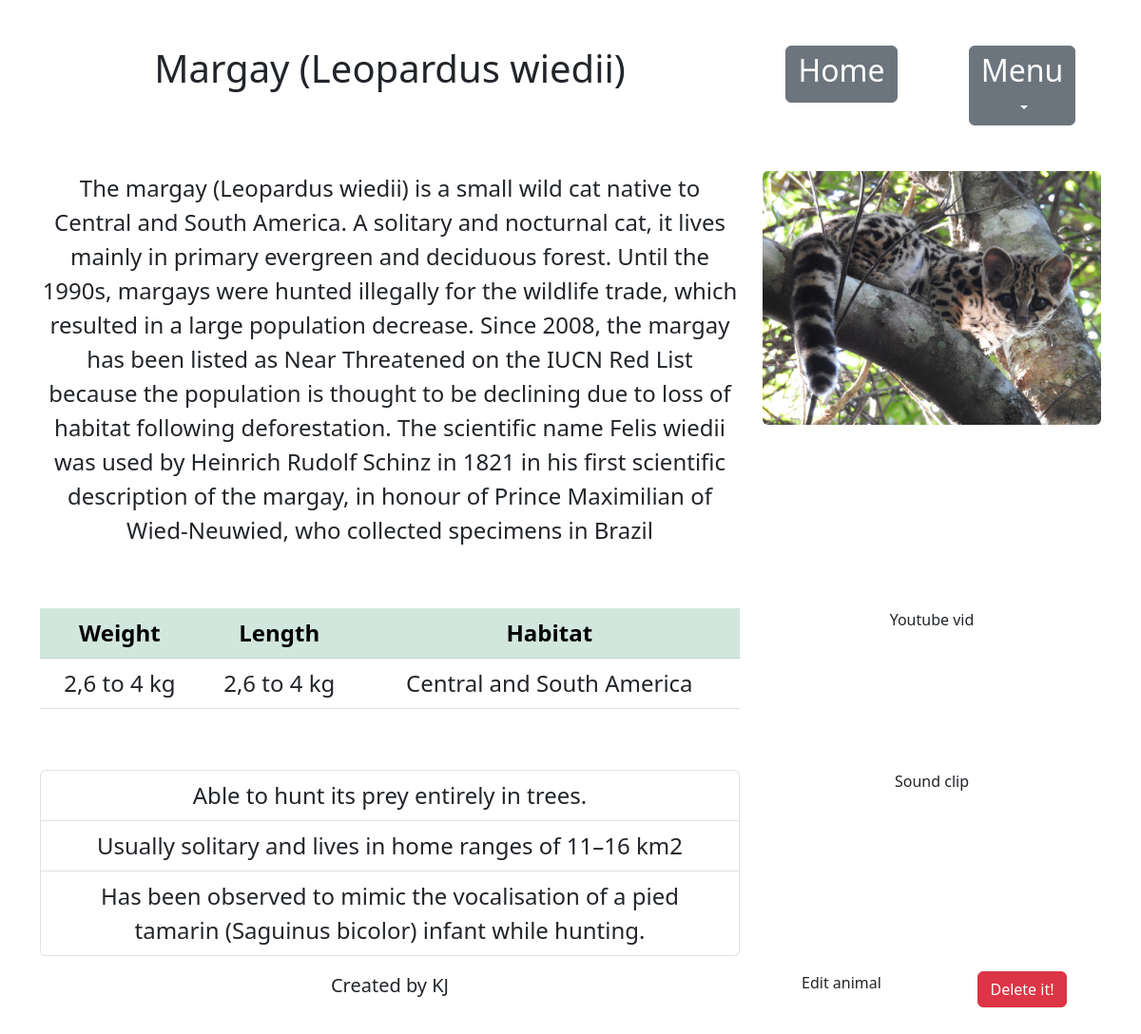
The page /animal/2/ on the database its author committed.
### archives/models.py (models this page shows)
class Animal(models.Model):
    SHORT_TXT = 128
    TXT = 256
    animal_name = models.CharField(
        blank=False,
        null=False,
        max_length=SHORT_TXT
    )
    animal_description = models.TextField(
        blank=False,
        null=False,
        max_length=2560
    )
    animal_weight = models.CharField(
        blank=False,
        null=False,
        max_length=SHORT_TXT
    )
    animal_length = models.CharField(blank=False, null=False, max_length=SHORT_TXT)
    animal_habitat = models.CharField(blank=False, null=False, max_length=SHORT_TXT)
    animal_fact1 = models.CharField(blank=True, null=True, max_length=TXT)
    animal_fact2 = models.CharField(blank=True, null=True, max_length=TXT)
    animal_fact3 = models.CharField(blank=True, null=True, max_length=TXT)
    animal_sound = models.CharField(blank=True, null=True, max_length=SHORT_TXT)
    animal_image1 = models.ImageField(blank=True, null=True, upload_to='')

### archives/views.py (the view)
# urls.py: path('animal/<int:animal_id>/', get_animal, name='get-animal'),
def get_animal(request, animal_id):
    try:
        animal = Animal.objects.get(id=animal_id)
    except Animal.DoesNotExist:
        raise Http404('Lost, ehh?')
    context = {
        'animal': animal
    }
    return render(request, 'animal.html', context)

### archives/templates/animal.html (shortened to what this page needs)
<!DOCTYPE html>
<html lang="en">
<head>
    <link rel="stylesheet/text" href="static/styles/style.css" type="text/css">
    <link href="https://cdn.jsdelivr.net/npm/bootstrap@5.3.0-alpha3/dist/css/bootstrap.min.css" rel="stylesheet"
>
</head>
<body>
<div class="container text-center">
    <div class="row mb-5 mt-5">
        <div class="col-8">
            <h1>{{ animal.animal_name }}</h1>
        </div>
        <div class="col-2">
            <a href="{% url 'all-animals' %}" class="btn btn-secondary"><h2>Home</h2></a>
        </div>
        <div class="col-2">
            <div class="dropdown pointer">
                <a class="btn btn-secondary dropdown-toggle" role="button" id="dropdownMenuLink"
                   data-bs-toggle="dropdown" aria-expanded="false">
                    <h2>Menu</h2>
                </a>
            </div>
        </div>
    </div>
</div>
<div class="container text-center mb-3">
    <div class="row mb-5">
        <div class="col-8">
            <p class="fs-4">{{ animal.animal_description }}</p>
        </div>
        <div class="col-4">
            <img class="card-img-top rounded" src="{{ animal.animal_image1.url }}" alt="{{ animal.animal_name }}">
        </div>
    </div>
    <div class="row mb-5">
        <div class="col-8">
            <table class="table fs-4">
                <thead>
                <tr class="table-success">
                    <th scope="col">Weight</th>
                    <th scope="col">Length</th>
                    <th scope="col">Habitat</th>
                </tr>
                </thead>
                <tbody>
                <tr>
                    <td>{{ animal.animal_weight }}</td>
                    <td>{{ animal.animal_length }}</td>
                    <td>{{ animal.animal_habitat }}</td>
                </tr>
                </tbody>
            </table>
        </div>
        <div class="col-4">
            Youtube vid
        </div>
    </div>
    <div class="row">
        <div class="col-8 fs-4">
            <ul class="list-group radiolist align-right">
                {% if animal.animal_fact1 %}
                    <li class="list-group-item">{{ animal.animal_fact1 }}</li>
                {% endif %}
                {% if animal.animal_fact2 %}
                    <li class="list-group-item">{{ animal.animal_fact2 }}</li>
                {% endif %}
                {% if animal.animal_fact3 %}
                    <li class="list-group-item">{{ animal.animal_fact3 }}</li>
                {% endif %}
            </ul>
        </div>
        <div class="col-4">
            Sound clip
        </div>
    </div>
</div>
<div class="container text-center">
    <div class="row mb-5">
        <div class="col-8 fs-5">
            Created by KJ
        </div>
        <div class="col-2">
            Edit animal
        </div>
        <div class="col-2">
            <form method="post" id="delete-animal">
                <button type="submit" class="btn btn-danger" form="delete-animal">Delete it!</button>
            </form>
        </div>
    </div>
</div>
</body>
</html>

### rows shown on the page
Animal: animal_name "Margay (Leopardus wiedii)", animal_description "The margay (Leopardus wiedii) is a small wild cat native to Central and South America. A solitary and nocturnal cat, it lives mainly in primary evergreen and deciduous forest. Until the 1990s, margays were hunted illegally for the wildlife trade, which resulted in a large population decrease. Since 2008, the margay has been listed as Near Threatened on the IUCN Red List because the population is thought to be declining due to loss of habitat following deforestation. The scientific name Felis wiedii was used by Heinrich Rudolf Schinz in 1821 in his first scientific description of the margay, in honour of Prince Maximilian of Wied-Neuwied, who collected specimens in Brazil", animal_image1 (picture), animal_weight "2,6 to 4 kg", animal_length "2,6 to 4 kg", animal_habitat "Central and South America", animal_fact1 "Able to hunt its prey entirely in trees.", animal_fact2 "Usually solitary and lives in home ranges of 11–16 km2", animal_fact3 "Has been observed to mimic the vocalisation of a pied tamarin (Saguinus bicolor) infant while hunting."
